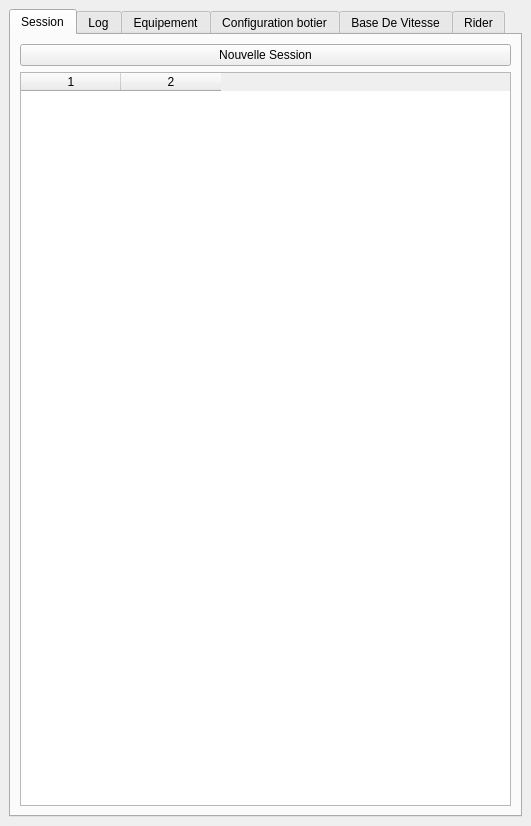
<?xml version="1.0" encoding="UTF-8"?>
<ui version="4.0">
 <class>DockWidget</class>
 <widget class="QDockWidget" name="DockWidget">
  <property name="geometry">
   <rect>
    <x>0</x>
    <y>0</y>
    <width>531</width>
    <height>826</height>
   </rect>
  </property>
  <property name="windowTitle">
   <string>Seafoil</string>
  </property>
  <widget class="QWidget" name="centralwidget">
   <layout class="QHBoxLayout" name="horizontalLayout">
    <item>
     <widget class="QTabWidget" name="tabWidget">
      <property name="currentIndex">
       <number>0</number>
      </property>
      <widget class="QWidget" name="tab_session">
       <property name="maximumSize">
        <size>
         <width>16777215</width>
         <height>16777215</height>
        </size>
       </property>
       <attribute name="title">
        <string>Session</string>
       </attribute>
       <layout class="QVBoxLayout" name="verticalLayout_3">
        <item>
         <widget class="QPushButton" name="pushButton_new_session">
          <property name="text">
           <string>Nouvelle Session</string>
          </property>
         </widget>
        </item>
        <item>
         <widget class="QTableWidget" name="tableWidget_sessions">
          <property name="enabled">
           <bool>true</bool>
          </property>
          <property name="sizePolicy">
           <sizepolicy hsizetype="Expanding" vsizetype="Expanding">
            <horstretch>0</horstretch>
            <verstretch>0</verstretch>
           </sizepolicy>
          </property>
          <property name="minimumSize">
           <size>
            <width>100</width>
            <height>100</height>
           </size>
          </property>
          <property name="maximumSize">
           <size>
            <width>16777215</width>
            <height>16777215</height>
           </size>
          </property>
          <property name="editTriggers">
           <set>QAbstractItemView::NoEditTriggers</set>
          </property>
          <property name="selectionBehavior">
           <enum>QAbstractItemView::SelectRows</enum>
          </property>
          <property name="showGrid">
           <bool>false</bool>
          </property>
          <property name="gridStyle">
           <enum>Qt::SolidLine</enum>
          </property>
          <property name="sortingEnabled">
           <bool>true</bool>
          </property>
          <property name="rowCount">
           <number>3</number>
          </property>
          <property name="columnCount">
           <number>2</number>
          </property>
          <attribute name="horizontalHeaderVisible">
           <bool>true</bool>
          </attribute>
          <attribute name="horizontalHeaderHighlightSections">
           <bool>true</bool>
          </attribute>
          <attribute name="horizontalHeaderShowSortIndicator" stdset="0">
           <bool>true</bool>
          </attribute>
          <attribute name="verticalHeaderVisible">
           <bool>false</bool>
          </attribute>
          <attribute name="verticalHeaderHighlightSections">
           <bool>true</bool>
          </attribute>
          <attribute name="verticalHeaderShowSortIndicator" stdset="0">
           <bool>false</bool>
          </attribute>
          <row/>
          <row/>
          <row/>
          <column/>
          <column/>
         </widget>
        </item>
       </layout>
      </widget>
      <widget class="QWidget" name="tab_log">
       <attribute name="title">
        <string>Log</string>
       </attribute>
       <layout class="QVBoxLayout" name="verticalLayout">
        <item>
         <widget class="QPushButton" name="pushButton_upload_gpx">
          <property name="text">
           <string>Ajouter gpx</string>
          </property>
         </widget>
        </item>
        <item>
         <widget class="QPushButton" name="pushButton_upload_log">
          <property name="text">
           <string>Télécharger log boitier</string>
          </property>
         </widget>
        </item>
        <item>
         <widget class="QPushButton" name="pushButton_import_log">
          <property name="enabled">
           <bool>true</bool>
          </property>
          <property name="text">
           <string>Importer un log boitier</string>
          </property>
         </widget>
        </item>
        <item>
         <widget class="QTableWidget" name="tableWidget_logs">
          <property name="enabled">
           <bool>true</bool>
          </property>
          <property name="sizePolicy">
           <sizepolicy hsizetype="Expanding" vsizetype="Expanding">
            <horstretch>0</horstretch>
            <verstretch>0</verstretch>
           </sizepolicy>
          </property>
          <property name="minimumSize">
           <size>
            <width>100</width>
            <height>100</height>
           </size>
          </property>
          <property name="maximumSize">
           <size>
            <width>16777215</width>
            <height>16777215</height>
           </size>
          </property>
          <property name="editTriggers">
           <set>QAbstractItemView::NoEditTriggers</set>
          </property>
          <property name="dragDropOverwriteMode">
           <bool>false</bool>
          </property>
          <property name="selectionBehavior">
           <enum>QAbstractItemView::SelectRows</enum>
          </property>
          <property name="showGrid">
           <bool>false</bool>
          </property>
          <property name="sortingEnabled">
           <bool>true</bool>
          </property>
          <attribute name="verticalHeaderVisible">
           <bool>false</bool>
          </attribute>
         </widget>
        </item>
       </layout>
      </widget>
      <widget class="QWidget" name="tab_equipement">
       <attribute name="title">
        <string>Equipement</string>
       </attribute>
       <layout class="QHBoxLayout" name="horizontalLayout_3">
        <item>
         <widget class="QTreeWidget" name="treeWidget_equipment">
          <property name="maximumSize">
           <size>
            <width>16777215</width>
            <height>16777215</height>
           </size>
          </property>
          <attribute name="headerVisible">
           <bool>false</bool>
          </attribute>
          <column>
           <property name="text">
            <string notr="true">1</string>
           </property>
          </column>
         </widget>
        </item>
       </layout>
      </widget>
      <widget class="QWidget" name="tab_seafoil">
       <attribute name="title">
        <string>Configuration botier</string>
       </attribute>
       <layout class="QFormLayout" name="formLayout">
        <item row="0" column="0">
         <widget class="QLabel" name="label">
          <property name="text">
           <string>Configuration</string>
          </property>
         </widget>
        </item>
        <item row="0" column="1">
         <widget class="QComboBox" name="comboBox_configuration_list"/>
        </item>
        <item row="2" column="1">
         <widget class="QPushButton" name="pushButton_read_config">
          <property name="enabled">
           <bool>false</bool>
          </property>
          <property name="text">
           <string>Lire configuration du boitier</string>
          </property>
         </widget>
        </item>
        <item row="3" column="0" colspan="2">
         <widget class="Line" name="line">
          <property name="sizePolicy">
           <sizepolicy hsizetype="Minimum" vsizetype="Minimum">
            <horstretch>0</horstretch>
            <verstretch>0</verstretch>
           </sizepolicy>
          </property>
          <property name="minimumSize">
           <size>
            <width>100</width>
            <height>0</height>
           </size>
          </property>
          <property name="orientation">
           <enum>Qt::Horizontal</enum>
          </property>
         </widget>
        </item>
        <item row="4" column="0" colspan="2">
         <widget class="QLabel" name="label_7">
          <property name="font">
           <font>
            <weight>75</weight>
            <bold>true</bold>
           </font>
          </property>
          <property name="text">
           <string>Vitesse</string>
          </property>
          <property name="textFormat">
           <enum>Qt::AutoText</enum>
          </property>
          <property name="alignment">
           <set>Qt::AlignLeading|Qt::AlignLeft|Qt::AlignVCenter</set>
          </property>
         </widget>
        </item>
        <item row="5" column="0">
         <widget class="QLabel" name="label_2">
          <property name="text">
           <string>V500</string>
          </property>
         </widget>
        </item>
        <item row="5" column="1">
         <widget class="QDoubleSpinBox" name="doubleSpinBox_v500">
          <property name="suffix">
           <string> kt</string>
          </property>
          <property name="decimals">
           <number>1</number>
          </property>
          <property name="singleStep">
           <double>0.500000000000000</double>
          </property>
          <property name="value">
           <double>20.000000000000000</double>
          </property>
         </widget>
        </item>
        <item row="6" column="0">
         <widget class="QLabel" name="label_3">
          <property name="text">
           <string>V1850</string>
          </property>
         </widget>
        </item>
        <item row="6" column="1">
         <widget class="QDoubleSpinBox" name="doubleSpinBox_v1850">
          <property name="suffix">
           <string> kt</string>
          </property>
          <property name="decimals">
           <number>1</number>
          </property>
          <property name="singleStep">
           <double>0.500000000000000</double>
          </property>
          <property name="value">
           <double>20.000000000000000</double>
          </property>
         </widget>
        </item>
        <item row="7" column="0">
         <widget class="QLabel" name="label_8">
          <property name="text">
           <string>Intervalle voix</string>
          </property>
         </widget>
        </item>
        <item row="7" column="1">
         <widget class="QSpinBox" name="spinBox_voice_interval">
          <property name="suffix">
           <string> ms</string>
          </property>
          <property name="minimum">
           <number>2000</number>
          </property>
          <property name="maximum">
           <number>6000</number>
          </property>
          <property name="singleStep">
           <number>100</number>
          </property>
          <property name="value">
           <number>4000</number>
          </property>
         </widget>
        </item>
        <item row="8" column="0">
         <widget class="QLabel" name="label_9">
          <property name="text">
           <string>Activer cap</string>
          </property>
         </widget>
        </item>
        <item row="8" column="1">
         <widget class="QCheckBox" name="checkBox_enable_heading">
          <property name="text">
           <string/>
          </property>
         </widget>
        </item>
        <item row="10" column="0" colspan="2">
         <widget class="QLabel" name="label_6">
          <property name="font">
           <font>
            <weight>75</weight>
            <bold>true</bold>
           </font>
          </property>
          <property name="text">
           <string>Hauteur de vol</string>
          </property>
         </widget>
        </item>
        <item row="11" column="0">
         <widget class="QLabel" name="label_4">
          <property name="text">
           <string>Limite haute</string>
          </property>
         </widget>
        </item>
        <item row="11" column="1">
         <widget class="QDoubleSpinBox" name="doubleSpinBox_height_too_high">
          <property name="suffix">
           <string> m</string>
          </property>
          <property name="maximum">
           <double>1.100000000000000</double>
          </property>
          <property name="singleStep">
           <double>0.010000000000000</double>
          </property>
          <property name="value">
           <double>0.700000000000000</double>
          </property>
         </widget>
        </item>
        <item row="12" column="0">
         <widget class="QLabel" name="label_5">
          <property name="text">
           <string>Limite basse</string>
          </property>
         </widget>
        </item>
        <item row="12" column="1">
         <widget class="QDoubleSpinBox" name="doubleSpinBox_height_high">
          <property name="suffix">
           <string> m</string>
          </property>
          <property name="maximum">
           <double>1.100000000000000</double>
          </property>
          <property name="singleStep">
           <double>0.010000000000000</double>
          </property>
          <property name="value">
           <double>0.400000000000000</double>
          </property>
         </widget>
        </item>
        <item row="14" column="1">
         <widget class="QPushButton" name="pushButton_send_config">
          <property name="text">
           <string>Envoyer vers le boitier</string>
          </property>
         </widget>
        </item>
        <item row="1" column="1">
         <widget class="QPushButton" name="pushButton_remove_config">
          <property name="text">
           <string>Supprimer la configuration</string>
          </property>
         </widget>
        </item>
        <item row="15" column="1">
         <widget class="QPushButton" name="pushButton_start_software">
          <property name="text">
           <string>Démarrer le boitier</string>
          </property>
         </widget>
        </item>
        <item row="9" column="0">
         <widget class="QLabel" name="label_10">
          <property name="text">
           <string>Cap vent</string>
          </property>
         </widget>
        </item>
        <item row="9" column="1">
         <widget class="QSpinBox" name="spinBox_heading">
          <property name="suffix">
           <string> deg</string>
          </property>
          <property name="maximum">
           <number>359</number>
          </property>
         </widget>
        </item>
        <item row="20" column="1">
         <widget class="QPushButton" name="pushButton_update_ros">
          <property name="text">
           <string>Mise à jour du logiciel boitier</string>
          </property>
         </widget>
        </item>
        <item row="16" column="0" colspan="2">
         <widget class="Line" name="line_2">
          <property name="orientation">
           <enum>Qt::Horizontal</enum>
          </property>
         </widget>
        </item>
        <item row="18" column="1">
         <widget class="QLabel" name="label_seafoil_name">
          <property name="text">
           <string>?</string>
          </property>
          <property name="alignment">
           <set>Qt::AlignCenter</set>
          </property>
         </widget>
        </item>
        <item row="18" column="0">
         <widget class="QLabel" name="label_13">
          <property name="text">
           <string>Nom du boitier</string>
          </property>
         </widget>
        </item>
        <item row="19" column="1">
         <widget class="QPushButton" name="pushButton_identification">
          <property name="text">
           <string>Changer nom boitier (connexion)</string>
          </property>
         </widget>
        </item>
        <item row="17" column="0" colspan="2">
         <widget class="QLabel" name="label_14">
          <property name="font">
           <font>
            <pointsize>14</pointsize>
           </font>
          </property>
          <property name="text">
           <string>Fonctions avancées</string>
          </property>
          <property name="alignment">
           <set>Qt::AlignCenter</set>
          </property>
         </widget>
        </item>
        <item row="21" column="1">
         <widget class="QPushButton" name="pushButton_update_qgis">
          <property name="text">
           <string>Mise à jour de l'Analyseur</string>
          </property>
         </widget>
        </item>
       </layout>
      </widget>
      <widget class="QWidget" name="tab">
       <attribute name="title">
        <string>Base De Vitesse</string>
       </attribute>
       <layout class="QFormLayout" name="formLayout_2">
        <item row="0" column="0">
         <widget class="QLabel" name="label_11">
          <property name="text">
           <string>Base ID</string>
          </property>
         </widget>
        </item>
        <item row="0" column="1">
         <widget class="QComboBox" name="comboBox_bdv_base_id">
          <property name="currentText">
           <string/>
          </property>
         </widget>
        </item>
        <item row="1" column="0">
         <widget class="QLabel" name="label_12">
          <property name="text">
           <string>Session date</string>
          </property>
         </widget>
        </item>
        <item row="1" column="1">
         <widget class="QDateEdit" name="dateEdit_bdv">
          <property name="minimumDateTime">
           <datetime>
            <hour>0</hour>
            <minute>0</minute>
            <second>0</second>
            <year>2020</year>
            <month>1</month>
            <day>1</day>
           </datetime>
          </property>
          <property name="displayFormat">
           <string>d/M/yyyy</string>
          </property>
          <property name="calendarPopup">
           <bool>true</bool>
          </property>
         </widget>
        </item>
        <item row="2" column="1">
         <widget class="QPushButton" name="pushButton_bdv_refresh">
          <property name="text">
           <string>Discover Sessions (by date)</string>
          </property>
         </widget>
        </item>
        <item row="3" column="1">
         <widget class="QComboBox" name="comboBox_bdv_rider">
          <property name="editable">
           <bool>true</bool>
          </property>
         </widget>
        </item>
        <item row="3" column="0">
         <widget class="QLabel" name="label_15">
          <property name="text">
           <string>Rider</string>
          </property>
         </widget>
        </item>
        <item row="4" column="1">
         <widget class="QPushButton" name="pushButton_bdv_rider">
          <property name="text">
           <string>Discover Sessions (by rider)</string>
          </property>
         </widget>
        </item>
        <item row="5" column="0" colspan="2">
         <widget class="QTableWidget" name="tableWidget_bdv">
          <property name="editTriggers">
           <set>QAbstractItemView::NoEditTriggers</set>
          </property>
          <property name="selectionBehavior">
           <enum>QAbstractItemView::SelectRows</enum>
          </property>
          <property name="showGrid">
           <bool>false</bool>
          </property>
          <property name="rowCount">
           <number>1</number>
          </property>
          <property name="columnCount">
           <number>5</number>
          </property>
          <attribute name="horizontalHeaderVisible">
           <bool>false</bool>
          </attribute>
          <attribute name="verticalHeaderVisible">
           <bool>false</bool>
          </attribute>
          <row/>
          <column/>
          <column/>
          <column/>
          <column/>
          <column/>
         </widget>
        </item>
        <item row="6" column="0" colspan="2">
         <widget class="QPushButton" name="pushButton_download_gpx">
          <property name="text">
           <string>Download GPX</string>
          </property>
         </widget>
        </item>
       </layout>
      </widget>
      <widget class="QWidget" name="tab_2">
       <attribute name="title">
        <string>Rider</string>
       </attribute>
       <layout class="QGridLayout" name="gridLayout">
        <item row="0" column="0" rowspan="2">
         <widget class="QTableWidget" name="tableWidget_rider">
          <property name="editTriggers">
           <set>QAbstractItemView::NoEditTriggers</set>
          </property>
          <property name="selectionBehavior">
           <enum>QAbstractItemView::SelectRows</enum>
          </property>
          <property name="showGrid">
           <bool>false</bool>
          </property>
          <property name="sortingEnabled">
           <bool>true</bool>
          </property>
          <property name="rowCount">
           <number>5</number>
          </property>
          <property name="columnCount">
           <number>5</number>
          </property>
          <attribute name="horizontalHeaderVisible">
           <bool>false</bool>
          </attribute>
          <attribute name="verticalHeaderVisible">
           <bool>false</bool>
          </attribute>
          <row/>
          <row/>
          <row/>
          <row/>
          <row/>
          <column/>
          <column/>
          <column/>
          <column/>
          <column/>
         </widget>
        </item>
       </layout>
      </widget>
     </widget>
    </item>
   </layout>
  </widget>
  <action name="action_new_session">
   <property name="text">
    <string>Nouvelle Session</string>
   </property>
  </action>
  <action name="actionMise_jour">
   <property name="text">
    <string>Mise à jour</string>
   </property>
  </action>
 </widget>
 <resources/>
 <connections/>
</ui>
